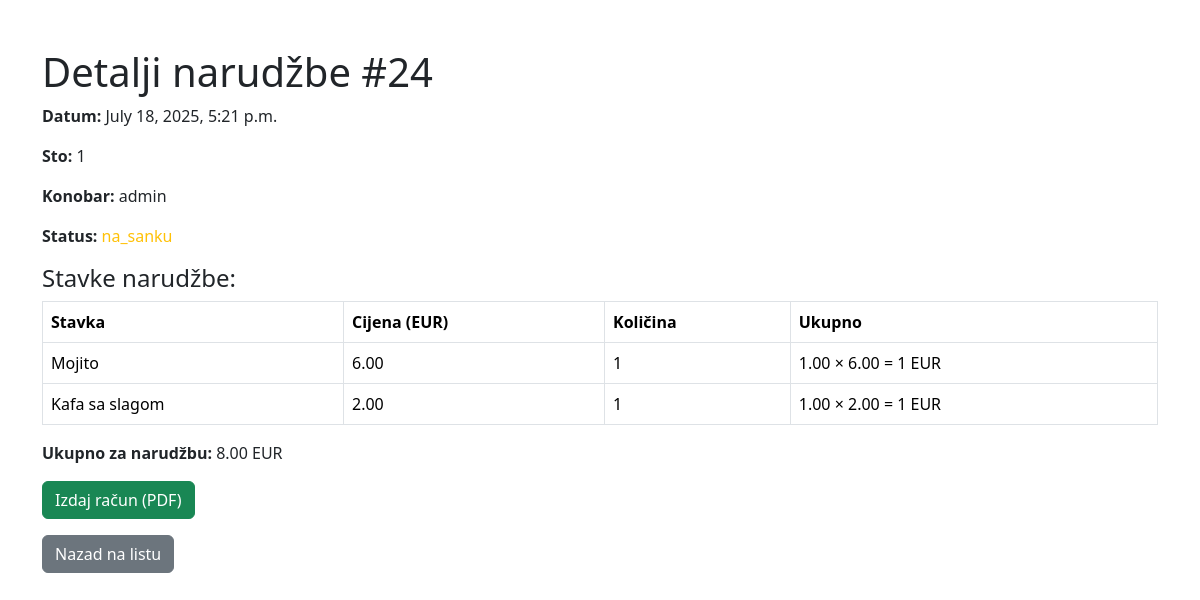
Before: /24/ (signed in) with the older database file.
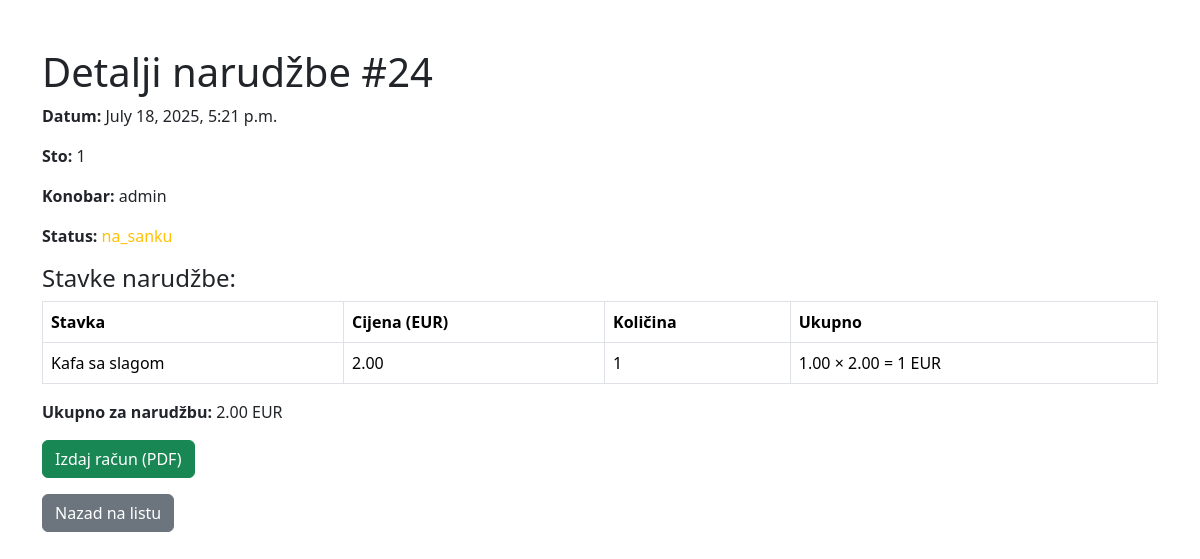
After: the same page with the newer database file.
### narudzba/models.py (models this page shows, shortened)
class Narudzba(models.Model):
    konobar = models.ForeignKey(User, on_delete=models.CASCADE, null=True, blank=True)
    sto_broj = models.PositiveIntegerField()
    datum = models.DateTimeField(auto_now_add=True)
    STATUS_CHOICES = [
        ('u_pripremi', 'U pripremi'),
        ('spremna', 'Spremna za posluženje'),
        ('zavrsena', 'Završena'),
        ('placena', 'Plaćena'),
    ]
    status = models.CharField(max_length=20, choices=STATUS_CHOICES, default='u_pripremi')

class StavkaNarudzbe(models.Model):
    narudzba = models.ForeignKey(Narudzba, related_name='stavke', on_delete=models.CASCADE)
    stavka = models.ForeignKey(Stavka, on_delete=models.CASCADE)
    kolicina = models.PositiveIntegerField(default=1)

### meni/models.py (models this page shows, shortened)
class Stavka(models.Model):
    naziv = models.CharField(max_length=100)
    opis = models.TextField(blank=True, null=True)
    cijena = models.DecimalField(max_digits=8, decimal_places=2)

### narudzba/views.py (the view)
# urls.py: path('<int:pk>/', views.narudzba_detail, name='narudzba_detail'),
@login_required
def narudzba_detail(request, pk):
    narudzba = get_object_or_404(Narudzba, pk=pk)
    stavke = narudzba.stavke.all()
    ukupno = sum(stavka.kolicina * stavka.stavka.cijena for stavka in stavke)
    return render(request, 'narudzba/narudzba_detail.html', {
        'narudzba': narudzba,
        'stavke': stavke,
        'ukupno': ukupno
    })

### narudzba/templates/narudzba/narudzba_detail.html (shortened to what this page needs)
<!DOCTYPE html>
<html lang="sr">
<head>
    <link rel="stylesheet" href="https://cdn.jsdelivr.net/npm/bootstrap@5.3.3/dist/css/bootstrap.min.css">
</head>
<body class="container mt-5">
    <h1>Detalji narudžbe #{{ narudzba.id }}</h1>
    <p><strong>Datum:</strong> {{ narudzba.datum }}</p>
    <p><strong>Sto:</strong> {{ narudzba.sto_broj }}</p>
    {% if narudzba.konobar %}
        <p><strong>Konobar:</strong> {{ narudzba.konobar.get_full_name|default:narudzba.konobar.username }}</p>
    {% endif %}
    <p>
        <strong>Status:</strong>
        <span class="
            {% if narudzba.status == 'na_sanku' %}text-warning
            {% elif narudzba.status == 'u_pripremi' %}text-primary
            {% elif narudzba.status == 'spremna' %}text-success
            {% elif narudzba.status == 'placena' %}text-muted
            {% endif %}
        ">
            {{ narudzba.get_status_display }}
        </span>
    </p>
    <h4>Stavke narudžbe:</h4>
    <table class="table table-bordered">
        <thead>
            <tr>
                <th>Stavka</th>
                <th>Cijena (EUR)</th>
                <th>Količina</th>
                <th>Ukupno</th>
            </tr>
        </thead>
        <tbody>
            {% for stavka in stavke %}
                <tr>
                    <td>{{ stavka.stavka.naziv }}</td>
                    <td>{{ stavka.stavka.cijena|floatformat:2 }}</td>
                    <td>{{ stavka.kolicina }}</td>
                    <td>{{ stavka.kolicina|floatformat:2 }} × {{ stavka.stavka.cijena|floatformat:2 }} = {{ stavka.kolicina|floatformat:2|add:"0"|floatformat }} EUR</td>
                </tr>
            {% endfor %}
        </tbody>
    </table>
    <p><strong>Ukupno za narudžbu:</strong> {{ ukupno|floatformat:2 }} EUR</p>
    {% if narudzba.status == 'na_sanku' %}
    <form method="post" action="{% url 'izdaj_racun' narudzba.pk %}">
        <button type="submit" class="btn btn-success">Izdaj račun (PDF)</button>
    </form>
    {% endif %}
    <a href="{% url 'narudzba_list' %}" class="btn btn-secondary mt-3">Nazad na listu</a>
</body>
</html>

Changed rows visible on the page:
removed StavkaNarudzbe: stavka.naziv "Mojito", stavka.cijena "6.00", kolicina "1", kolicina "1.00", kolicina|add "1"
Other visible differences:
{{ ukupno|floatformat:2 }}: "8.00" → "2.00"
